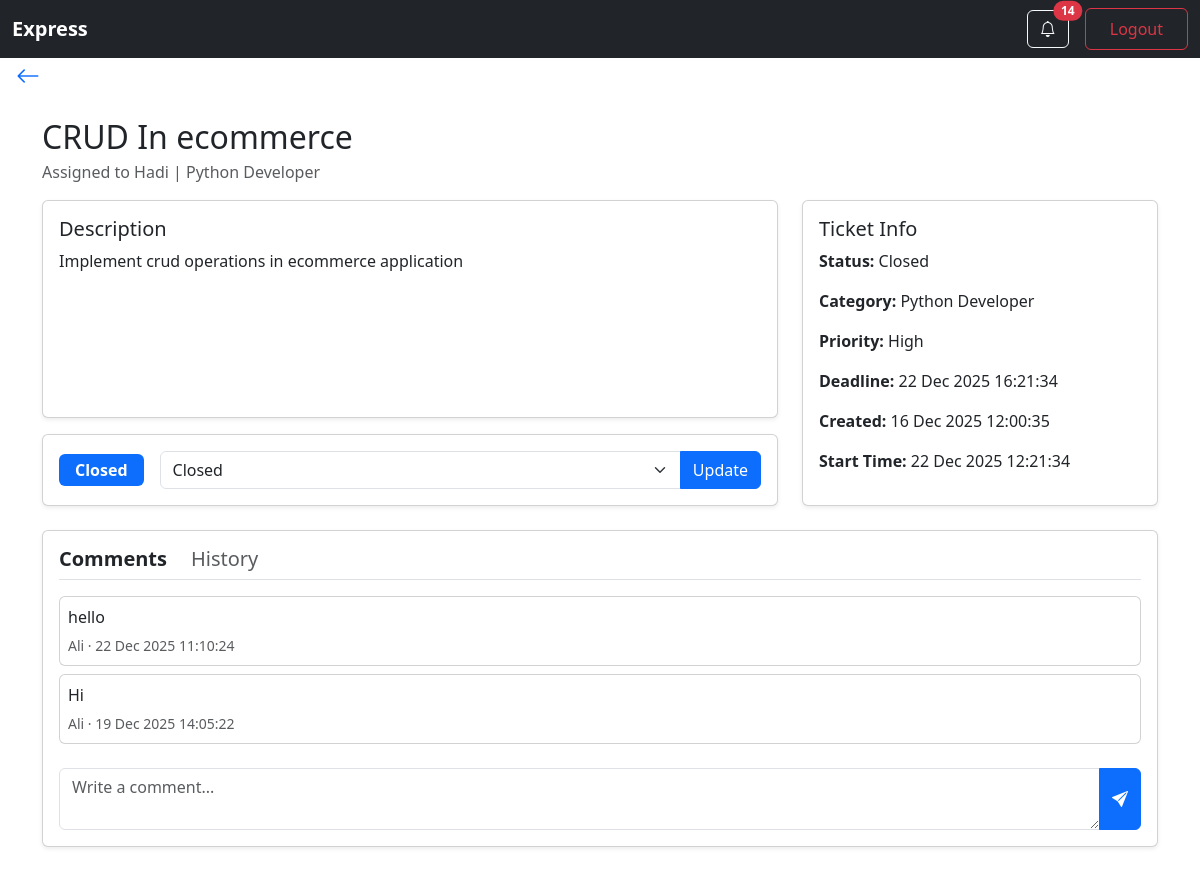
The app's page /ticket/2/ (signed in) with its own data.
### ticketing/models/users.py (models this page shows)
class AppUser(models.Model):
    account_id=models.ForeignKey(Account,on_delete=models.CASCADE)
    name = models.CharField(max_length=255)
    email = models.EmailField()
    password = models.CharField(max_length=72)
    job_title = models.CharField(max_length=20)
    role = models.CharField(
        choices=UserType.choices,
        default=UserType.CUSTOMER
    )
    is_active = models.BooleanField(default=True)
    deleted_at = models.DateTimeField(null=True, blank=True)
    class Meta:
        constraints=[
            UniqueConstraint(fields=('account_id','email'),name='unique_agent')
        ]

class Account(models.Model):
    portal=models.CharField(max_length=255,unique=True)

### ticketing/models/tickets.py (models this page shows, shortened)
class Ticket(models.Model):
    creator_id = models.ForeignKey(
        AppUser,
        related_name="assigned_by",
        on_delete=models.CASCADE,
        limit_choices_to={'role': UserType.CUSTOMER}
    )
    title = models.CharField(unique=True, max_length=255)
    description = models.TextField()
    priority_id = models.ForeignKey(TicketPriority, on_delete=models.CASCADE)
    status = models.ForeignKey(
        TicketStatus,
        on_delete=models.CASCADE,
        default="TODO"
    )
    start_time = models.DateTimeField(null=True, blank=True)
    deadline = models.DateTimeField(null=True, blank=True)
    ticket_category = models.CharField(max_length=20)
    created_at = models.DateTimeField(auto_now_add=True)
    changed_at = models.DateTimeField(auto_now=True)
    assignee_id = models.ForeignKey(
        AppUser,
        related_name="assigned_to",
        null=True,
        blank=True,
        on_delete=models.SET_NULL,
        limit_choices_to={'role': UserType.AGENT}
    )

class TicketStatus(models.Model):
    status = models.CharField(max_length=70, unique=True)
    def __str__(self):
        return self.status

class TicketPriority(models.Model):
    priority = models.CharField(max_length=6)
    duration = models.DurationField()
    def __str__(self):
        return self.priority

### ticketing/models/comments.py (models this page shows, shortened)
class Thread(models.Model):
    thread_group = models.UUIDField(default=uuid.uuid4, editable=False)
    body = models.TextField(max_length=450)
    commented_by = models.ForeignKey(AppUser, on_delete=models.CASCADE)
    created_at = models.DateTimeField(auto_now_add=True)

### ticketing/views/ticket_views.py (the view, shortened to what this page needs)
# urls.py: path("<int:pk>/", TicketDetailView.as_view(), name="ticket_detail"),
class TicketDetailView(AccountAwareMixin, View):
    login_url = "/login/"
    def get(self, request, pk):
        ticket = get_object_or_404(Ticket, pk=pk)
        if request.user.account_id != ticket.creator_id.account_id:
            return HttpResponseForbidden("You cannot view this ticket.")
        comments = Thread.objects.filter(
            comment_entry__ticket=ticket
        ).order_by("-created_at")
        history = TicketHistory.objects.filter(
            ticket=ticket
        ).select_related("updated_by").order_by("-updated_at")
        form = ThreadForm()
        current_status = ticket.status.status
        allowed = get_allowed_transitions(current_status)
        allowed.append(current_status)
        if "In-Progress" in allowed and not ticket.assignee_id:
            allowed.remove("In-Progress")
        allowed_statuses = TicketStatus.objects.filter(
            status__in=allowed
        )
        replies_dict = {}
        for comment in comments:
            replies = Thread.objects.filter(
                thread_group=comment.thread_group
            ).exclude(id=comment.id).order_by("created_at")
            replies_dict[comment.id] = replies
        return render(request, "ticket_detail.html", {
            "ticket": ticket,
            "comments": comments,
            "history": history,
            "replies_dict": replies_dict,
            "form": form,
            "allowed_statuses": allowed_statuses,
        })

### ticketing/serializers/comment_form.py
class ThreadForm(forms.ModelForm):
    class Meta:
        model = Thread
        fields = ["body"]
        widgets = {
            "body": forms.Textarea(
                attrs={
                    "rows": 2,
                    "placeholder": "Write a comment...",
                    "class": "form-control",
                }
            )
        }

### ticketing/notification_context.py (called while the page is built)
def notifications_processor(request):
    user = getattr(request, "user", None)
    if not user or not getattr(user, "id", None):
        return {"notifications": [], "unread_count": 0}
    qs = NotificationRecipient.objects.filter(
        user_id=user.id
    ).select_related(
        "notification", "notification__ticket"
    ).order_by("-notification__sent_at")
    unread_count = qs.filter(is_read=False).count()
    notifications = qs[:10]
    return {
        "notifications": notifications,
        "unread_count": unread_count
    }

### ticketing/permissions.py (called while the page is built)
    def dispatch(self, request, *args, **kwargs):
        user_id = request.session.get("user_id")
        if not user_id:
            return redirect(self.login_url)
        try:
            request.user = AppUser.objects.get(id=user_id)
        except AppUser.DoesNotExist:
            return redirect(self.login_url)
        return super().dispatch(request, *args, **kwargs)

### ticketing/utils/status_transition.py (called while the page is built)
def get_allowed_transitions(current_status):
    transitions = {
        "TODO": ["In-Progress"],
        "In-Progress": ["Waiting-For-Customer", "Resolved"],
        "Waiting-For-Customer": ["In-Progress", "Resolved"],
        "Resolved": ["Closed"],
        "Closed": [],
        "Escalated": ["In-Progress"],
    }
    return transitions.get(current_status, [])

### ticketing/templates/ticket_detail.html (shortened to what this page needs)
{% load static %}
<!DOCTYPE html>
<html lang="en">
<head>
    <link rel="stylesheet" href="{% static 'css/bootstrap.min.css' %}">
    <link rel="stylesheet"
          href="https://cdn.jsdelivr.net/npm/bootstrap-icons@1.11.1/font/bootstrap-icons.css">
</head>
<body>
{% if user.role == 'Customer' %}
    {% include "customer_navbar.html" %}
{% else %}
    {% include "agent_navbar.html" %}
{% endif %}
<div class="mb-3 ms-3">
    <a href="{% if ticket.creator_id.role == 'Customer' %}
                {% url 'customer_dashboard_page' %}
             {% else %}
                {% url 'agent_dashboard' %}
             {% endif %}"
       class="text-decoration-none fs-4">
        <i class="bi bi-arrow-left"></i>
    </a>
</div>
<div class="container mt-4 d-flex justify-content-center">
    <div class="w-100" style="max-width:1400px;">
        <div class="mb-3">
            <h2 class="mb-1">{{ ticket.title }}</h2>
            <div class="text-muted">
                {% if ticket.assignee_id %}
                    Assigned to {{ ticket.assignee_id.name }} | {{ ticket.assignee_id.job_title }}
                {% else %}
                    Unassigned
                {% endif %}
            </div>
        </div>
        <div class="row mb-4 align-items-stretch">
            <div class="col-lg-8 d-flex flex-column gap-3">
                <div class="card shadow-sm flex-grow-1">
                    <div class="card-body h-100 d-flex flex-column">
                        <h5>Description</h5>
                        <p class="mb-0 flex-grow-1">{{ ticket.description }}</p>
                    </div>
                </div>
                <div class="card shadow-sm">
                    <div class="card-body d-flex align-items-center gap-3">
                        <span class="badge bg-primary px-3 py-2 fs-6">
                            {{ ticket.status }}
                        </span>
                        <form method="post"
                              action="{% url 'update_ticket_status' ticket.id %}"
                              class="d-flex flex-grow-1">
                            <div class="input-group">
                                <select name="status" class="form-select">
                                    {% for status in allowed_statuses %}
                                        <option value="{{ status.id }}"
                                                {% if status == ticket.status %}selected{% endif %}>
                                            {{ status.status }}
                                        </option>
                                    {% endfor %}
                                </select>
                                <button class="btn btn-primary">Update</button>
                            </div>
                        </form>
                    </div>
                </div>
            </div>
            <div class="col-lg-4">
                <div class="card shadow-sm h-100">
                    <div class="card-body">
                        <h5>Ticket Info</h5>
                        <p><strong>Status:</strong> {{ ticket.status }}</p>
                        <p><strong>Category:</strong> {{ ticket.ticket_category }}</p>
                        <p><strong>Priority:</strong> {{ ticket.priority_id }}</p>
                        <p><strong>Deadline:</strong> {{ ticket.deadline|date:"d M Y H:i:s"|default:"-" }}</p>
                        <p><strong>Created:</strong> {{ ticket.created_at|date:"d M Y H:i:s" }}</p>
                        <p><strong>Start Time:</strong> {{ ticket.start_time|date:"d M Y H:i:s"|default:"-" }}</p>
                    </div>
                </div>
            </div>
        </div>
        <div class="card shadow-sm mb-5">
            <div class="card-body">
                <div class="d-flex gap-4 border-bottom pb-2 mb-3">
                    <h5 class="mb-0 tab-btn fw-bold"
                        data-target="comments"
                        style="cursor:pointer;">
                        Comments
                    </h5>
                    <h5 class="mb-0 tab-btn text-muted"
                        data-target="history"
                        style="cursor:pointer;">
                        History
                    </h5>
                </div>
                <div id="comments" class="tab-body">
                    <div style="max-height:400px; overflow-y:auto;" class="mb-3">
                        {% for comment in comments %}
                            <div class="card mb-2">
                                <div class="card-body p-2">
                                    <p class="mb-1">{{ comment.body }}</p>
                                    <small class="text-muted">
                                        {{ comment.commented_by.name }} ·
                                        {{ comment.created_at|date:"d M Y H:i:s" }}
                                    </small>
                                </div>
                            </div>
                        {% empty %}
                            <p class="text-muted text-center">No comments yet.</p>
                        {% endfor %}
                    </div>
                    <form method="post" action="{% url 'ticket_detail' ticket.id %}">
                        <div class="input-group">
                            {{ form.body }}
                            <button class="btn btn-primary">
                                <i class="bi bi-send-fill"></i>
                            </button>
                        </div>
                    </form>
                </div>
            </div>
        </div>
    </div>
</div>
</body>
</html>

### ticketing/templates/agent_navbar.html (shortened to what this page needs)
<nav class="navbar navbar-expand-lg navbar-dark bg-dark">
    <div class="container-fluid">
        <a class="navbar-brand fw-bold" href="{% url 'agent_dashboard_page' %}">{{ user.account_id.portal }}</a>
        <div class="collapse navbar-collapse" id="agentNavbar">
            <ul class="navbar-nav ms-auto d-flex align-items-center">
                <li class="nav-item me-3">
                    <button type="button" class="btn btn-outline-light position-relative" data-bs-toggle="modal" data-bs-target="#notificationModal">
                        <i class="bi bi-bell"></i>
                        {% if unread_count > 0 %}
                        <span class="position-absolute top-0 start-100 translate-middle badge rounded-pill bg-danger">
                            {{ unread_count }}
                        </span>
                        {% endif %}
                    </button>
                </li>
                <li class="nav-item">
                    <a class="btn btn-outline-danger px-4 py-2" href="{% url 'logout' %}">
                        Logout
                    </a>
                </li>
            </ul>
        </div>
    </div>
</nav>

### records on screen
AppUser: account_id.portal "Express"
Ticket: title "CRUD In ecommerce", assignee_id.name "Hadi", assignee_id.job_title "Python Developer", description "Implement crud operations in ecommerce application", status "Closed", ticket_category "Python Developer", priority_id "High", deadline "22 Dec 2025 16:21:34", created_at "16 Dec 2025 12:00:35", start_time "22 Dec 2025 12:21:34"
Thread: body "hello", commented_by.name "Ali", created_at "22 Dec 2025 11:10:24"
Thread: body "Hi", commented_by.name "Ali", created_at "19 Dec 2025 14:05:22"

### other values on screen
{{ unread_count }} "14"
